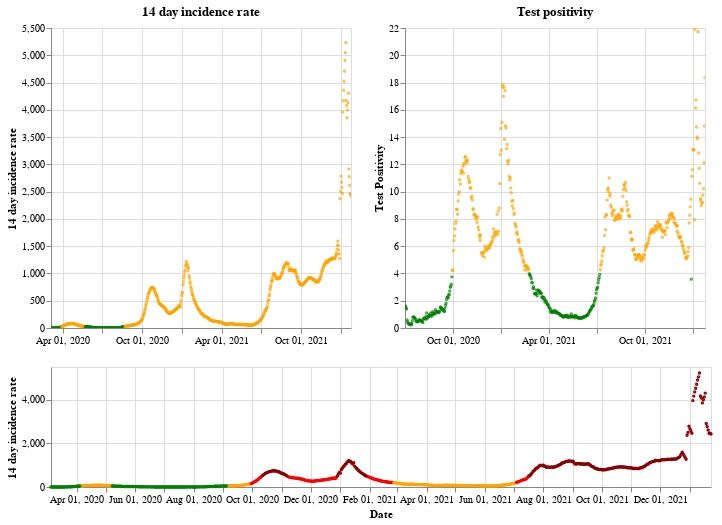

Notebook code for this chart:
### Markdown cell above
## Northern Ireland

### Code cell
plot_traffic_light('Northern Ireland')

### Figure 1 — Vega-Lite specification as saved in the notebook (floating-point values rounded to 4 significant figures; data arrays with more than 128 entries replaced by an {"elided": "..."} marker saying what was removed)
{"config": {"view": {"continuousWidth": 400, "continuousHeight": 300}}, "vconcat": [{"hconcat": [{"mark": {"type": "point", "size": 2}, "encoding": {"color": {"condition": {"value": "green", "test": "(datum.twoWeeklyCasesRate <= 25)"}, "value": "orange"}, "tooltip": [{"type": "nominal", "field": "areaName"}, {"type": "temporal", "field": "date"}, {"type": "quantitative", "field": "twoWeeklyCasesRate"}, {"type": "quantitative", "field": "testPositivity"}], "x": {"type": "temporal", "axis": {"title": ""}, "field": "date", "scale": {"domain": {"selection": "DateBrush"}}, "timeUnit": "yearmonthdate"}, "y": {"type": "quantitative", "axis": {"title": "14 day incidence rate"}, "field": "twoWeeklyCasesRate"}}, "title": "14 day incidence rate", "width": 300}, {"mark": {"type": "point", "size": 2}, "encoding": {"color": {"condition": {"value": "green", "test": "(datum.testPositivity <= 4)"}, "value": "orange"}, "tooltip": [{"type": "nominal", "field": "areaName"}, {"type": "temporal", "field": "date"}, {"type": "quantitative", "field": "twoWeeklyCasesRate"}, {"type": "quantitative", "field": "testPositivity"}], "x": {"type": "temporal", "axis": {"title": ""}, "field": "date", "scale": {"domain": {"selection": "DateBrush"}}, "timeUnit": "yearmonthdate"}, "y": {"type": "quantitative", "axis": {"title": "Test Positivity"}, "field": "testPositivity"}}, "title": "Test positivity", "width": 300}]}, {"layer": [{"mark": {"type": "point", "size": 2}, "encoding": {"color": {"condition": {"value": "orange", "test": "(((datum.testPositivity < 4) && (datum.twoWeeklyCasesRate >= 50)) && (datum.twoWeeklyCasesRate < 200))"}, "value": "red"}, "opacity": {"condition": {"value": 1, "test": "((datum.twoWeeklyCasesRate >= 50) && (datum.twoWeeklyCasesRate < 500))"}, "value": 0}, "tooltip": [{"type": "nominal", "field": "areaName"}, {"type": "temporal", "field": "date"}, {"type": "quantitative", "field": "twoWeeklyCasesRate"}, {"type": "quantitative", "field": "testPositivity"}], "x": {"type": "temporal", "axis": {"title": "Date"}, "field": "date", "timeUnit": "yearmonthdate"}, "y": {"type": "quantitative", "axis": {"title": "14 day incidence rate"}, "field": "twoWeeklyCasesRate"}}, "selection": {"DateBrush": {"type": "interval", "encodings": ["x"], "fields": ["Time"]}}}, {"mark": {"type": "point", "size": 2}, "encoding": {"color": {"value": "darkred"}, "opacity": {"condition": {"value": 1, "test": "(datum.twoWeeklyCasesRate >= 500)"}, "value": 0}, "tooltip": [{"type": "nominal", "field": "areaName"}, {"type": "temporal", "field": "date"}, {"type": "quantitative", "field": "twoWeeklyCasesRate"}, {"type": "quantitative", "field": "testPositivity"}], "x": {"type": "temporal", "axis": {"title": "Date"}, "field": "date", "timeUnit": "yearmonthdate"}, "y": {"type": "quantitative", "axis": {"title": "14 day incidence rate"}, "field": "twoWeeklyCasesRate"}}}, {"mark": {"type": "point", "size": 2}, "encoding": {"color": {"condition": {"value": "green", "test": "((datum.testPositivity < 4) && (datum.twoWeeklyCasesRate < 50))"}, "value": "orange"}, "opacity": {"condition": {"value": 1, "test": "(datum.twoWeeklyCasesRate < 50)"}, "value": 0}, "tooltip": [{"type": "nominal", "field": "areaName"}, {"type": "temporal", "field": "date"}, {"type": "quantitative", "field": "twoWeeklyCasesRate"}, {"type": "quantitative", "field": "testPositivity"}], "x": {"type": "temporal", "axis": {"title": "Date"}, "field": "date", "timeUnit": "yearmonthdate"}, "y": {"type": "quantitative", "axis": {"title": "14 day incidence rate"}, "field": "twoWeeklyCasesRate"}}}], "height": 120, "width": 660}], "data": {"name": "data-952e981f4cfd4e886e09fffcca1e96a0"}, "$schema": "https://vega.github.io/schema/vega-lite/v4.8.1.json", "datasets": {"data-952e981f4cfd4e886e09fffcca1e96a0": {"elided": "690 records"}}}
